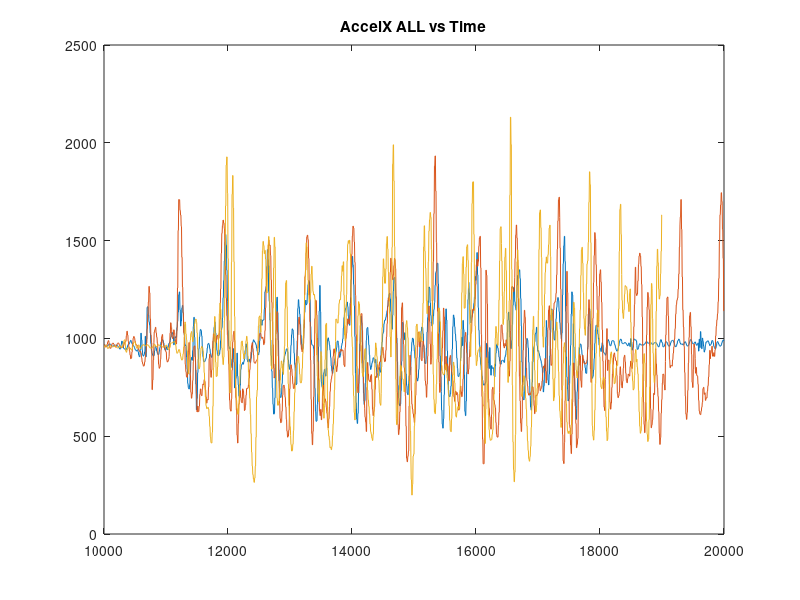
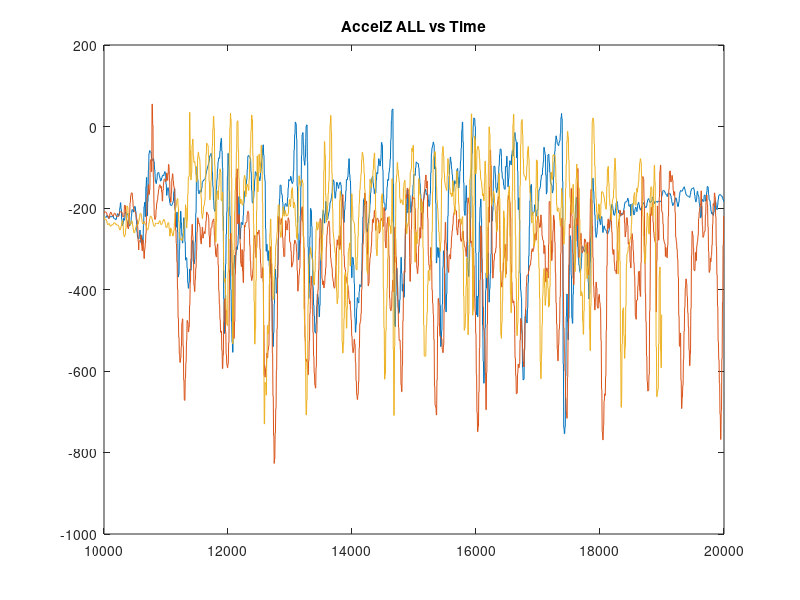
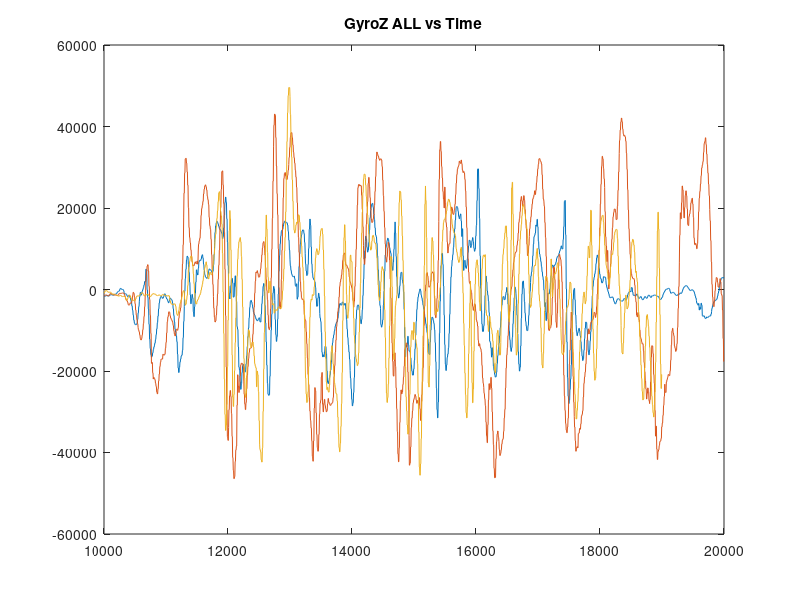

Source code (MATLAB) for these figures, in order:
%% Machine Learning Online Class - Exercise 1: Linear Regression

% Instructions
% ------------
%
% This file contains code that helps you get started on the
% linear exercise. You will need to complete the following functions
% in this exericse:
%
% warmUpExercise.m
% plotData.m
% gradientDescent.m
% computeCost.m
% gradientDescentMulti.m
% computeCostMulti.m
% featureNormalize.m
% normalEqn.m
%
% For this exercise, you will not need to change any code in this file,
% or any other files other than those mentioned above.
%
% x refers to the population size in 10,000s
% y refers to the profit in $10,000s
%


%% Initialization
clear ; close all; clc
% clear anything you might have

%% ==================== Part 1: Basic Function ====================
% Complete warmUpExercise.m






fprintf('Program paused. Starting MCS Press enter to continue.\n');
pause;

%makes sure nothing half-loads

fprintf('Plotting Test Data ...\n')
data = load('normalTrim.csv'); %import dataset
data2 = load('ascentTrim.csv'); %import dataset
data3 = load('descentTrim.csv');


time = data(:, 1);
AX = data(:, 2);
AY = data(:, 3);
AZ = data(:, 4);
GX = data(:, 5);
GY = data(:, 6);
GZ = data(:, 7);
time2 = data2(:, 1);
AX2 = data2(:, 2);
AY2 = data2(:, 3);
AZ2 = data2(:, 4);
GX2 = data2(:, 5);
GY2 = data2(:, 6);
GZ2 = data2(:, 7);
%descent
time3 = data3(:, 1);
AX3 = data3(:, 2);
AY3 = data3(:, 3);
AZ3 = data3(:, 4);
GX3 = data3(:, 5);
GY3 = data3(:, 6);
GZ3 = data3(:, 7);
%from walkF.txt, dedicate each column to a variable
figure 
plot(time, AX); 
hold on
plot(time2, AX2); 
hold on
plot(time3, AX3); 

title('AccelX ALL vs Time')

%{
figure;
plot(time, AX); 
title('AccelX vs Time')
 
figure;
plot(time2, AX2); 
title('AccelX2 vs Time')

%}

%{


figure 
plot(time, AY); 
hold on
plot(time2, AY2); 
hold on
title(['AccelY' ...
    ' ALL vs Time'])

figure;
plot(time, AY);
title('AccelY vs Time')


figure;
plot(time2, AY2);
title('AccelY2 vs Time')
%}
figure 
plot(time, AZ); 
hold on
plot(time2, AZ2); 
hold on
plot(time3, AZ3); 
title(['AccelZ' ...
    ' ALL vs Time'])
%{

figure;
plot(time, AZ);
title('AccelZ vs Time')


figure;
plot(time2, AZ2);
title('AccelZ2 vs Time')
%}


% Plot Gyro Data
%{
figure 
plot(time, GX); 
hold on
plot(time2, GX2); 
hold on
title(['GyroX' ...
    ' ALL vs Time'])

figure;
plot(time, GX);
title('GryoX vs Time')


figure;
plot(time2, GX2);
title('GryoX2 vs Time')


figure 
plot(time, GY); 
hold on
plot(time2, GY2); 
hold on
title(['GyroY' ...
    ' ALL vs Time'])


figure;
plot(time, GY);
title('GyroY vs Time')



figure;
plot(time2, GY2);
title('GyroY2 vs Time')
 
%}

figure 
plot(time, GZ); 
hold on
plot(time2, GZ2); 
hold on
plot(time3, GZ3); 
title(['GyroZ' ...
    ' ALL vs Time'])


%{

figure;
plot(time, GZ);
title('GyroZ vs Time')



figure;
plot(time2, GZ2);
title('GyroZ2 vs Time')

%}

%{
%Printing All
figure;

%plot(time, AX);
%hold on



%plot(time, AY);
%hold on



%plot(time, AZ);
%hold on


% Plot Gyro Data



plot(time, GX);
hold on


plot(time, GY);
hold on


plot(time, GZ);
hold on
title('All Normal vs Time')

%**************************SECOND HALF***********************

% Plot Gyro Data

%Printing All
figure;

%plot(time, AX);
%hold on



%plot(time, AY);
%hold on



%plot(time, AZ);
%hold on


% Plot Gyro Data



plot(time2, GX2);
hold on




plot(time2, GY2);
hold on


plot(time2, GZ2);
hold on
title('All Ascent vs Time')


%hold on allows you to graph multiple things






%}


